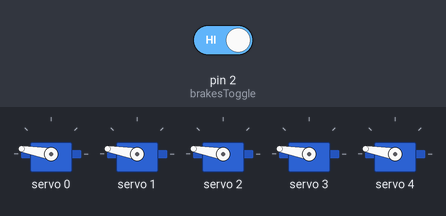
A sketch run on a simulated Arduino Uno, built with avr-gcc and run on an emulated ATmega328P. On the bench: 5 × servo. The inputs (shaded band) are chosen by the test bench; at power-on: pin 2 (brakesToggle) HIGH. What the sketch prints to the serial monitor is not drawn.

Above: at 1.2 s.
1.3 s: pin 2 (brakesToggle) driven LOW
At 1.7 s:
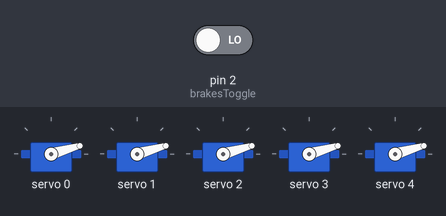
2.8 s: pin 2 (brakesToggle) driven HIGH
At 3.3 s:
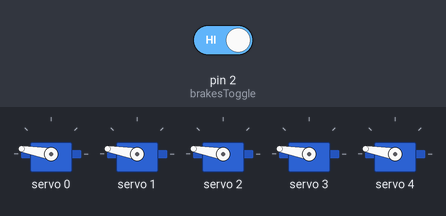
Timing chart, 0 to 5.8 s (numbered marks = the images above; inputs shaded):
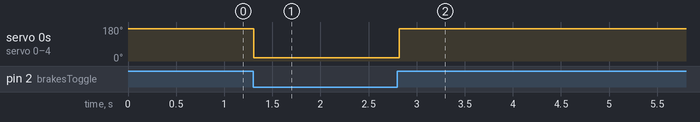

The sketch:

pwmBrakeTest.ino
```cpp
#include <Wire.h>
#include <Adafruit_PWMServoDriver.h>
#include "PTservo.h"
//#include "Timer.h"
#include "Sensor.h"
//#include <vector>
//#include <string>
//#include <map>
using namespace std;


Adafruit_PWMServoDriver brakePWM = Adafruit_PWMServoDriver(0x40);  // PCA9685 at address 0x40

PTservo servo0  = PTservo(brakePWM, 0);
PTservo servo1  = PTservo(brakePWM, 1);
PTservo servo2  = PTservo(brakePWM, 2);
PTservo servo3  = PTservo(brakePWM, 3);
PTservo servo4  = PTservo(brakePWM, 4);

Sensor brakesToggle = Sensor();

// Function to initialize PCA9685 boards with frequency and address
void initializeBoard(Adafruit_PWMServoDriver &pwmBoard, int freq) {
  pwmBoard.begin();
  pwmBoard.setPWMFreq(freq);
}

void setup() {
  Serial.begin(9600);
  Serial.println("Serial Initialized");

  brakesToggle.attach(2);
  Serial.println("BrakesToggle Button Attached");

  initializeBoard(brakePWM, 50);  // Initialize PCA9685 at address 0x40
  Serial.println("PWM Board Initialized");
}


void loop() {
  brakesToggle.update();
  //Serial.println(brakesToggle.read());


  if (brakesToggle.read()) {
    servosPos(150);
  }
  else {
    servosPos(20);
  }
  delay(50);
}

void servosPos(int pos) {
  servo0.write(pos);
  servo1.write(pos);
  servo2.write(pos);
  servo3.write(pos);
  servo4.write(pos);
}
```

PTservo.cpp
```cpp
#include "PTservo.h"
#include <Arduino.h>

PTservo::PTservo(Adafruit_PWMServoDriver& driver, uint8_t channel) : pwmDriver(driver), pwmChannel(channel) {}

void PTservo::write(int angle) {
  // Constrain angle to range 0 to 180
  angle = constrain(angle, 0, 180);

  int pwmValue = map(angle, 0, 180, SERVOMIN, SERVOMAX);

  pwmDriver.setPWM(pwmChannel, 0, pwmValue);
}
```

PTservo.h
```cpp
#ifndef PTSERVO_H
#define PTSERVO_H

#include <Adafruit_PWMServoDriver.h>

class PTservo {
  // Define the channel for the servo (0-15) 320 mid, +-225
  #define SERVOMIN  95 // This is the 'minimum' pulse length count (out of 4096)
  #define SERVOMAX  545 // This is the 'maximum' pulse length count (out of 4096)

public:
  PTservo(Adafruit_PWMServoDriver& driver, uint8_t channel);

  void write(int angle);

private:
  Adafruit_PWMServoDriver& pwmDriver;
  uint8_t pwmChannel;
};

#endif // PTSERVO_H
```

Sensor.cpp
```cpp
#include "Sensor.h"
#include <Wire.h>

Sensor::Sensor() {}

void Sensor::attach(uint8_t pin) {
  _pin = pin;
  pinMode(_pin, INPUT_PULLUP);
}

void Sensor::update() {
  oldState = currentState;
  currentState = digitalRead(_pin);
}

bool Sensor::read() {
  return currentState;
}

bool Sensor::isTripped() {
  if (oldState == HIGH && currentState == LOW)
  {
    return true;
  }
  return false;
}

bool Sensor::isUntripped() {
  if (oldState == LOW && currentState == HIGH)
  {
    return true;
  }
  return false;
}

void Sensor::count() {
  _count += 1;
}

void Sensor::count(int count) {
  _count = count;
}

int Sensor::getCount() {
  return _count;
}
```

Sensor.h
```cpp
#ifndef SENSOR_H
#define SENSOR_H

#include <Arduino.h>

class Sensor {
public:
    Sensor();

    // Attaches the sensor to a pin (for direct Arduino pin)
    void attach(uint8_t pin);

    // Reads the current state of the sensor (HIGH/LOW)
    void update();

    bool read();

    // Checks if the sensor was tripped (transition from HIGH to LOW)
    bool isTripped();

    // Checks if the sensor was untripped (transition from LOW to HIGH)
    bool isUntripped();

    // Increments the internal count
    void count();

    // Sets the internal count to a specific value
    void count(int num);

    // Gets the internal count
    int getCount();

private:
    uint8_t _pin;                    // The pin number on Arduino or PCF8574
    bool oldState;                   // Stores the last read state
    bool currentState;               // Stores the current state
    int _count = 0;                  // Counter for tripped events
};

#endif // SENSOR_H
```

Measured:
- after the input at 1.3 s, servo 0–4: 170° → 16° at once
- after the input at 2.8 s, servo 0–4: 16° → 170° at once
